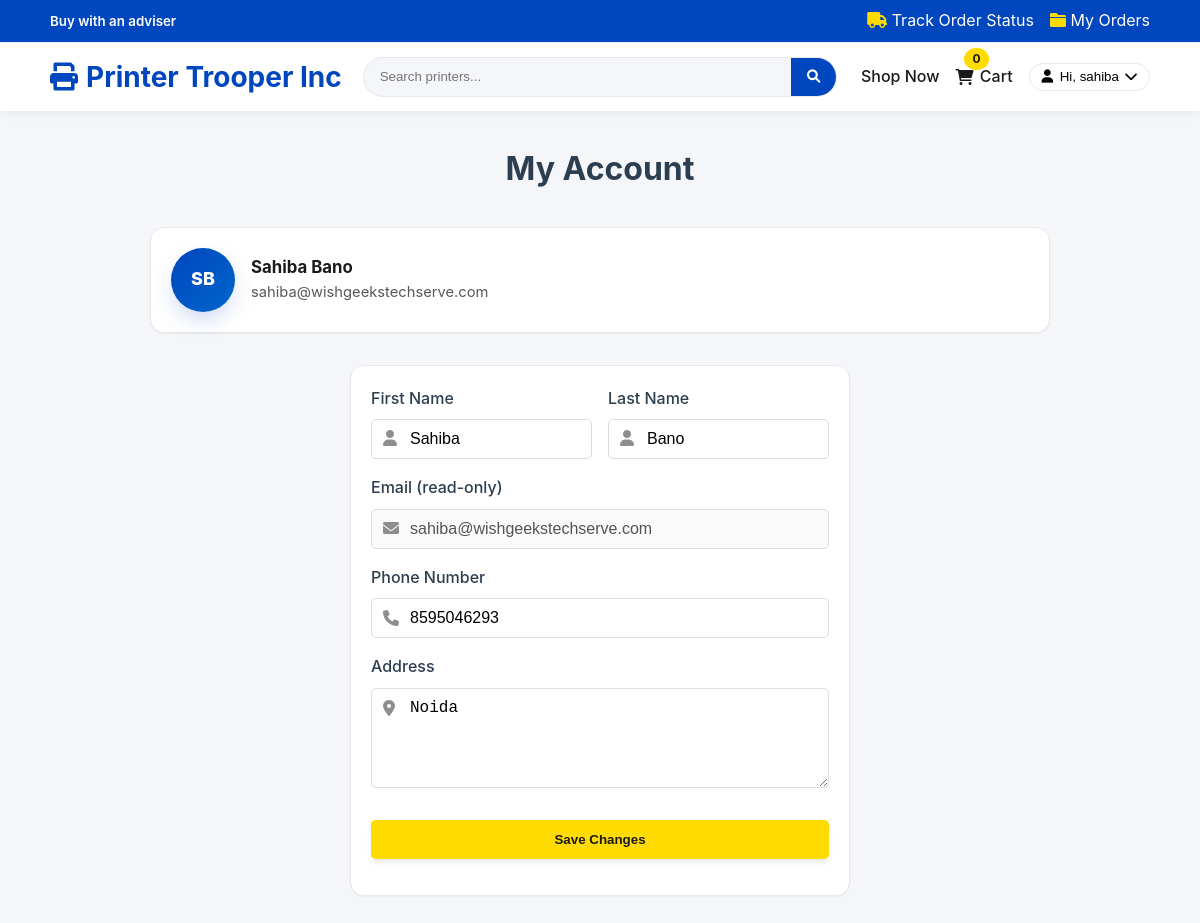
The app's page /profile.php (signed in) with its own data.
### tables this page shows
CREATE TABLE `users` (
  `id` int(11) NOT NULL,
  `username` varchar(50) NOT NULL,
  `email` varchar(100) NOT NULL,
  `password` varchar(255) NOT NULL,
  `first_name` varchar(50) NOT NULL,
  `last_name` varchar(50) NOT NULL,
  `phone` varchar(20) DEFAULT NULL,
  `address` text DEFAULT NULL,
  `created_at` timestamp NOT NULL DEFAULT current_timestamp(),
  `stripe_customer_id` varchar(64) DEFAULT NULL
);

### models/User.php (called while the page is built, shortened)
<?php
class User {
    private $conn;
    private $table_name = "users";
    public function __construct($db) {
        $this->conn = $db;
    }
    public function getById($id) {
        $query = "SELECT * FROM " . $this->table_name . " WHERE id = ? LIMIT 0,1";
        $stmt = $this->conn->prepare($query);
        $stmt->bindParam(1, $id);
        $stmt->execute();
        $row = $stmt->fetch(PDO::FETCH_ASSOC);
        if($row) {
            $this->email = $row['email'];
            $this->first_name = $row['first_name'];
            $this->last_name = $row['last_name'];
            $this->phone = $row['phone'];
            $this->address = $row['address'];
            return true;
        }
        return false;
    }
}
?>

### includes/session.php (called while the page is built, shortened)
<?php
function isLoggedIn() {
    return isset($_SESSION['user_id']) && (int)$_SESSION['user_id'] > 0;
}
function getUserId() {
    return isLoggedIn() ? (int)$_SESSION['user_id'] : null;
}
?>

### profile.php (the view, shortened to what this page needs)
<?php
require_once 'includes/session.php';
require_once 'models/User.php';
$database = new Database();
$db = $database->getConnection();
$userModel = new User($db);
$userId = getUserId();
if (!$userModel->getById($userId)) {
    header('Location: login.php');
    exit;
}
?>
<!DOCTYPE html>
<html lang="en">
<head>
    <link href="https://cdnjs.cloudflare.com/ajax/libs/font-awesome/6.0.0/css/all.min.css" rel="stylesheet">
    <link rel="stylesheet" href="assets/css/style.css" />
</head>
<body>
    <?php include 'includes/header.php'; ?>
    <main class="main-content">
        <div class="container">
            <div class="profile-wrapper">
            <h1 class="page-title">My Account</h1>
            <div class="profile-header-card">
                <div class="avatar-lg">
                    <?php
                        $fn = trim($userModel->first_name ?? '');
                        $ln = trim($userModel->last_name ?? '');
                        $initials = strtoupper(substr($fn, 0, 1) . substr($ln, 0, 1));
                        echo htmlspecialchars($initials !== '' ? $initials : 'U');
                    ?>
                </div>
                <div class="meta">
                    <div class="name">
                        <?php echo htmlspecialchars(($userModel->first_name ?? '') . ' ' . ($userModel->last_name ?? '')); ?>
                    </div>
                    <div class="email">
                        <?php echo htmlspecialchars($userModel->email ?? ''); ?>
                    </div>
                </div>
            </div>
            <div class="auth-container profile-form-card">
                <form method="POST" action="profile.php">
                    <div class="profile-grid-2">
                        <div class="form-group input-with-icon">
                            <label for="first_name">First Name</label>
                            <input type="text" id="first_name" name="first_name" value="<?php echo htmlspecialchars($userModel->first_name ?? ''); ?>" />
                        </div>
                        <div class="form-group input-with-icon">
                            <label for="last_name">Last Name</label>
                            <input type="text" id="last_name" name="last_name" value="<?php echo htmlspecialchars($userModel->last_name ?? ''); ?>" />
                        </div>
                    </div>
                    <div class="form-group input-with-icon">
                        <i class="fa-solid fa-envelope"></i>
                        <label for="email">Email (read-only)</label>
                        <input type="email" id="email" value="<?php echo htmlspecialchars($userModel->email ?? ''); ?>" disabled />
                    </div>
                    <div class="form-group input-with-icon">
                        <label for="phone">Phone Number</label>
                        <input type="text" id="phone" name="phone" value="<?php echo htmlspecialchars($userModel->phone ?? ''); ?>" />
                    </div>
                    <div class="form-group input-with-icon address">
                        <label for="address">Address</label>
                        <textarea id="address" name="address" rows="3"><?php echo htmlspecialchars($userModel->address ?? ''); ?></textarea>
                    </div>
                    <div class="form-actions profile-actions">
                        <button type="submit" class="btn-primary">Save Changes</button>
                    </div>
                </form>
            </div>
            </div>
        </div>
    </main>
</body>
</html>

### assets/css/style.css (style rules this page uses)
* { margin: 0; padding: 0; box-sizing: border-box; }
:root { --primary-color: #0046be; --primary-dark: #003d99; --primary-light: #1e5bc6; --secondary-color: #0066cc; --accent-color: #ffdb00; --success-color: #10b981; --danger-color: #e31837; --warning-color: #ff6600; --dark-color: #1a1a1a; --light-color: #f5f6fa; --white: #ffffff; --text-primary: #1a1a1a; --text-secondary: #585858; --text-light: #8e8e8e; --border-color: #d6d6d6; --border-light: #e8e8e8; --gradient-primary: linear-gradient(135deg, #0046be 0%, #0066cc 100%); --gradient-secondary: linear-gradient(135deg, #1e5bc6 0%, #0066cc 100%); --gradient-accent: linear-gradient(135deg, #ffdb00 0%, #ff6600 100%); --gradient-hero: linear-gradient(135deg, #0046be 0%, #1e5bc6 50%, #0066cc 100%); --shadow-sm: 0 1px 2px 0 rgb(0 0 0 / 0.05); --shadow-md: 0 4px 6px -1px rgb(0 0 0 / 0.1); --shadow-lg: 0 10px 15px -3px rgb(0 0 0 / 0.1); --shadow-xl: 0 20px 25px -5px rgb(0 0 0 / 0.1); --shadow-blue: 0 10px 25px -5px rgb(0 70 190 / 0.25); }
body { font-family: 'Inter', -apple-system, BlinkMacSystemFont, 'Segoe UI', Roboto, sans-serif; line-height: 1.6; color: var(--text-primary); background-color: var(--light-color); overflow-x: hidden; }
.container { max-width: 1200px; margin: 0 auto; padding: 0 1rem; }
.btn-primary { background: var(--accent-color); color: var(--text-primary); padding: 0.4rem 2rem; border: none; border-radius: 0.3rem; text-decoration: none; font-weight: 600; display: inline-flex; align-items: center; gap: 0.5rem; transition: all 0.3s ease; box-shadow: var(--shadow-md); justify-content: center; }
.form-group { margin-bottom: 1.5rem; }
.form-group label { display: block; margin-bottom: 0.5rem; font-weight: bold; color: #555; }
.form-group input, .form-group select, .form-group textarea { width: 100%; padding: 12px 15px; border: 2px solid #e1e8ed; border-radius: 10px; font-size: 1rem; transition: border-color 0.3s ease; }
.form-group textarea { height: 100px; resize: vertical; }
.main-content { min-height: 60vh; padding: 2rem 0; }
.page-title { color: #2c3e50; margin-bottom: 2rem; font-size: 2rem; text-align: center; }
.auth-container { max-width: 500px; margin: 2rem auto; padding: 2rem; border-radius: 10px; }
.form-group { margin-bottom: 1rem; }
.form-group label { display: block; margin-bottom: 0.5rem; color: #2c3e50; font-weight: 500; }
.form-group input, .form-group textarea, .form-group select { width: 100%; padding: 10px; border: 1px solid #ddd; border-radius: 5px; font-size: 1rem; }
.form-group textarea { resize: vertical; height: 100px; }
.form-actions { margin-top: 1.5rem; }
.form-actions button { width: 100%; margin-bottom: 1rem; padding: 12px; }
.profile-wrapper { max-width: 900px; margin: 0 auto; }
.profile-header-card { display: flex; align-items: center; gap: 1rem; background: var(--white); border: 1px solid var(--border-light); padding: 1.25rem; border-radius: 14px; box-shadow: var(--shadow-sm); margin-bottom: 1.25rem; }
.profile-header-card .avatar-lg { width: 64px; height: 64px; border-radius: 50%; background: var(--gradient-primary); color: var(--white); display: inline-flex; align-items: center; justify-content: center; font-weight: 800; font-size: 1.125rem; box-shadow: var(--shadow-blue); }
.profile-header-card .meta { display: flex; flex-direction: column; }
.profile-header-card .meta .name { font-weight: 700; font-size: 1.05rem; }
.profile-header-card .meta .email { color: var(--text-secondary); font-size: .92rem; }
.profile-form-card { background: var(--white); border: 1px solid var(--border-light); border-radius: 14px; padding: 1.25rem; box-shadow: var(--shadow-sm); }
.profile-grid-2 { display: grid; grid-template-columns: 1fr 1fr; gap: 1rem; }
.input-with-icon { position: relative; }
.input-with-icon i { position: absolute; left: 12px; top: 50%; transform: translateY(50%); color: var(--text-light); pointer-events: none; }
.input-with-icon input, .input-with-icon textarea { padding-left: 38px; }
.profile-actions { display: flex; gap: .75rem; }
.profile-actions .btn-primary { min-width: 160px; }

### records on screen
users: first_name+last_name "SB", first_name+last_name "Sahiba Bano", email "sahiba@wishgeekstechserve.com", first_name "Sahiba", last_name "Bano", phone "8595046293", address "Noida"

### other values on screen
$cart_count "0"
$username ?: 'Account' "sahiba"
